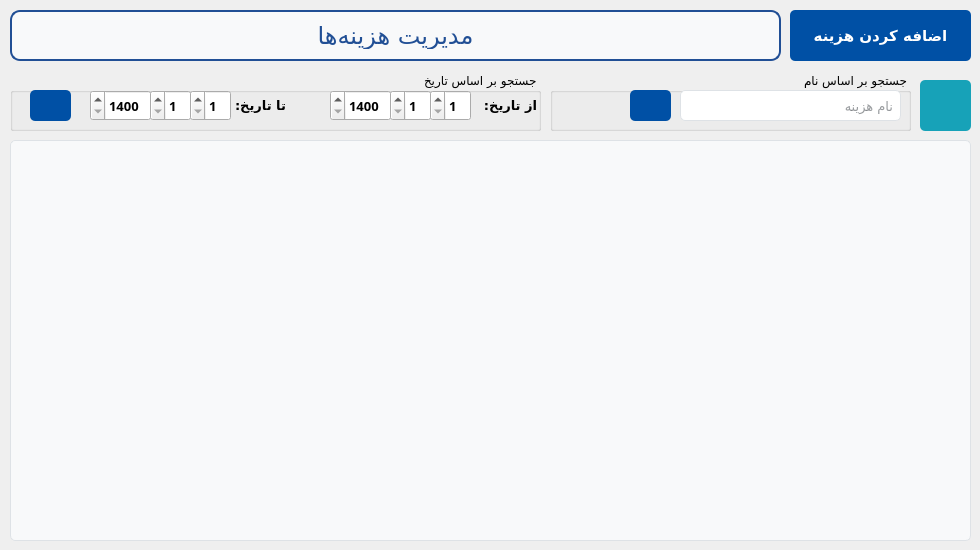
    <widget class="QWidget" name="tab_2">
     <attribute name="icon">
      <iconset resource="../../../../../Resources/resource.qrc">
       <normaloff>:/icons/money-bag.png</normaloff>:/icons/money-bag.png</iconset>
     </attribute>
     <attribute name="title">
      <string>هزینه‌ها</string>
     </attribute>
     <widget class="QPushButton" name="addExpense_btn">
      <property name="geometry">
       <rect>
        <x>790</x>
        <y>10</y>
        <width>181</width>
        <height>51</height>
       </rect>
      </property>
      <property name="font">
       <font>
        <family>Vazirmatn</family>
        <pointsize>11</pointsize>
        <weight>75</weight>
        <bold>true</bold>
        <underline>false</underline>
        <strikeout>false</strikeout>
       </font>
      </property>
      <property name="styleSheet">
       <string notr="true">QPushButton {
    background-color: #0050a5; /* Bootstrap primary blue */
    color: white; /* White text */
    border: none;
    border-radius: 5px; /* Rounded corners */
    padding: 10px 20px; /* Padding */
    text-align: center;
    text-decoration: none;
}

QPushButton:hover {
    background-color: #0056b3; /* Darker blue on hover */
}

QPushButton:pressed {
    background-color: #004085; /* Even darker blue on press */
}
</string>
      </property>
      <property name="text">
       <string>اضافه کردن هزینه</string>
      </property>
      <property name="icon">
       <iconset resource="../../../../../Resources/resource.qrc">
        <normaloff>:/icons/plus.png</normaloff>:/icons/plus.png</iconset>
      </property>
      <property name="iconSize">
       <size>
        <width>30</width>
        <height>30</height>
       </size>
      </property>
     </widget>
     <widget class="QGroupBox" name="groupBox_10">
      <property name="geometry">
       <rect>
        <x>550</x>
        <y>70</y>
        <width>361</width>
        <height>61</height>
       </rect>
      </property>
      <property name="font">
       <font>
        <family>Vazirmatn Black</family>
        <pointsize>9</pointsize>
       </font>
      </property>
      <property name="layoutDirection">
       <enum>Qt::RightToLeft</enum>
      </property>
      <property name="title">
       <string>جستجو بر اساس نام</string>
      </property>
      <property name="alignment">
       <set>Qt::AlignLeading|Qt::AlignLeft|Qt::AlignVCenter</set>
      </property>
      <widget class="QLineEdit" name="expenseName_txtbox">
       <property name="geometry">
        <rect>
         <x>130</x>
         <y>20</y>
         <width>221</width>
         <height>31</height>
        </rect>
       </property>
       <property name="font">
        <font>
         <family>Vazirmatn</family>
         <pointsize>10</pointsize>
        </font>
       </property>
       <property name="layoutDirection">
        <enum>Qt::RightToLeft</enum>
       </property>
       <property name="styleSheet">
        <string notr="true">/* Basic LineEdit styling */
QLineEdit {
    background-color: #ffffff; /* White background */
    border: 1px solid #dee2e6; /* Light grey border */
    border-radius: 5px; /* Rounded corners */
    color: #343a40; /* Dark grey text color */
    outline: none; /* Remove default outline */
	padding: 5px 5px;
}

/* Hover effect */
QLineEdit:hover {
    border: 1px solid #007bff; /* Blue border on hover */
}

/* Focus effect */
QLineEdit:focus {
    border: 1px solid #007bff; /* Blue border on focus */
}

/* Disabled state */
QLineEdit:disabled {
    background-color: #e9ecef; /* Light grey background when disabled */
    color: #6c757d; /* Grey text color when disabled */
}

</string>
       </property>
       <property name="locale">
        <locale language="Persian" country="Iran"/>
       </property>
       <property name="text">
        <string/>
       </property>
       <property name="placeholderText">
        <string>نام هزینه</string>
       </property>
      </widget>
      <widget class="QPushButton" name="searchExpenseByName_btn">
       <property name="geometry">
        <rect>
         <x>80</x>
         <y>20</y>
         <width>41</width>
         <height>31</height>
        </rect>
       </property>
       <property name="font">
        <font>
         <family>Vazirmatn</family>
         <pointsize>12</pointsize>
         <weight>75</weight>
         <bold>true</bold>
        </font>
       </property>
       <property name="styleSheet">
        <string notr="true">QPushButton {
    background-color: #0050a5; /* Bootstrap primary blue */
    color: white; /* White text */
    border: none;
    border-radius: 5px; /* Rounded corners */
    text-align: center;
    text-decoration: none;
}

QPushButton:hover {
    background-color: #0056b3; /* Darker blue on hover */
}

QPushButton:pressed {
    background-color: #004085; /* Even darker blue on press */
}
</string>
       </property>
       <property name="text">
        <string/>
       </property>
       <property name="icon">
        <iconset resource="../../../../../Resources/resource.qrc">
         <normaloff>:/icons/magnifying-glass.png</normaloff>:/icons/magnifying-glass.png</iconset>
       </property>
       <property name="iconSize">
        <size>
         <width>20</width>
         <height>20</height>
        </size>
       </property>
      </widget>
     </widget>
     <widget class="QGroupBox" name="groupBox_9">
      <property name="geometry">
       <rect>
        <x>10</x>
        <y>70</y>
        <width>531</width>
        <height>61</height>
       </rect>
      </property>
      <property name="font">
       <font>
        <family>Vazirmatn Black</family>
        <pointsize>9</pointsize>
       </font>
      </property>
      <property name="layoutDirection">
       <enum>Qt::RightToLeft</enum>
      </property>
      <property name="title">
       <string>جستجو بر اساس تاریخ</string>
      </property>
      <property name="alignment">
       <set>Qt::AlignLeading|Qt::AlignLeft|Qt::AlignVCenter</set>
      </property>
      <widget class="QSpinBox" name="fromDay_spnbox">
       <property name="geometry">
        <rect>
         <x>420</x>
         <y>20</y>
         <width>41</width>
         <height>31</height>
        </rect>
       </property>
       <property name="font">
        <font>
         <pointsize>10</pointsize>
         <weight>75</weight>
         <bold>true</bold>
        </font>
       </property>
       <property name="minimum">
        <number>1</number>
       </property>
       <property name="maximum">
        <number>31</number>
       </property>
      </widget>
      <widget class="QSpinBox" name="fromMonth_spnbox">
       <property name="geometry">
        <rect>
         <x>380</x>
         <y>20</y>
         <width>41</width>
         <height>31</height>
        </rect>
       </property>
       <property name="font">
        <font>
         <pointsize>10</pointsize>
         <weight>75</weight>
         <bold>true</bold>
        </font>
       </property>
       <property name="minimum">
        <number>1</number>
       </property>
       <property name="maximum">
        <number>12</number>
       </property>
      </widget>
      <widget class="QSpinBox" name="fromYear_spnbox">
       <property name="geometry">
        <rect>
         <x>320</x>
         <y>20</y>
         <width>61</width>
         <height>31</height>
        </rect>
       </property>
       <property name="font">
        <font>
         <pointsize>10</pointsize>
         <weight>75</weight>
         <bold>true</bold>
        </font>
       </property>
       <property name="minimum">
        <number>1400</number>
       </property>
       <property name="maximum">
        <number>1500</number>
       </property>
      </widget>
      <widget class="QPushButton" name="searchExpenseByDate_btn">
       <property name="geometry">
        <rect>
         <x>20</x>
         <y>20</y>
         <width>41</width>
         <height>31</height>
        </rect>
       </property>
       <property name="font">
        <font>
         <family>Vazirmatn</family>
         <pointsize>12</pointsize>
         <weight>75</weight>
         <bold>true</bold>
        </font>
       </property>
       <property name="styleSheet">
        <string notr="true">QPushButton {
    background-color: #0050a5; /* Bootstrap primary blue */
    color: white; /* White text */
    border: none;
    border-radius: 5px; /* Rounded corners */
    text-align: center;
    text-decoration: none;
}

QPushButton:hover {
    background-color: #0056b3; /* Darker blue on hover */
}

QPushButton:pressed {
    background-color: #004085; /* Even darker blue on press */
}
</string>
       </property>
       <property name="text">
        <string/>
       </property>
       <property name="icon">
        <iconset resource="../../../../../Resources/resource.qrc">
         <normaloff>:/icons/magnifying-glass.png</normaloff>:/icons/magnifying-glass.png</iconset>
       </property>
       <property name="iconSize">
        <size>
         <width>20</width>
         <height>20</height>
        </size>
       </property>
      </widget>
      <widget class="QSpinBox" name="toYear_spnbox">
       <property name="geometry">
        <rect>
         <x>80</x>
         <y>20</y>
         <width>61</width>
         <height>31</height>
        </rect>
       </property>
       <property name="font">
        <font>
         <pointsize>10</pointsize>
         <weight>75</weight>
         <bold>true</bold>
        </font>
       </property>
       <property name="minimum">
        <number>1400</number>
       </property>
       <property name="maximum">
        <number>1500</number>
       </property>
      </widget>
      <widget class="QSpinBox" name="toDay_spnbox">
       <property name="geometry">
        <rect>
         <x>180</x>
         <y>20</y>
         <width>41</width>
         <height>31</height>
        </rect>
       </property>
       <property name="font">
        <font>
         <pointsize>10</pointsize>
         <weight>75</weight>
         <bold>true</bold>
        </font>
       </property>
       <property name="minimum">
        <number>1</number>
       </property>
       <property name="maximum">
        <number>31</number>
       </property>
      </widget>
      <widget class="QSpinBox" name="toMonth_spnbox">
       <property name="geometry">
        <rect>
         <x>140</x>
         <y>20</y>
         <width>41</width>
         <height>31</height>
        </rect>
       </property>
       <property name="font">
        <font>
         <pointsize>10</pointsize>
         <weight>75</weight>
         <bold>true</bold>
        </font>
       </property>
       <property name="minimum">
        <number>1</number>
       </property>
       <property name="maximum">
        <number>12</number>
       </property>
      </widget>
      <widget class="QLabel" name="label_14">
       <property name="geometry">
        <rect>
         <x>460</x>
         <y>10</y>
         <width>81</width>
         <height>51</height>
        </rect>
       </property>
       <property name="font">
        <font>
         <pointsize>10</pointsize>
         <weight>75</weight>
         <bold>true</bold>
        </font>
       </property>
       <property name="text">
        <string>از تاریخ:</string>
       </property>
       <property name="alignment">
        <set>Qt::AlignCenter</set>
       </property>
      </widget>
      <widget class="QLabel" name="label_15">
       <property name="geometry">
        <rect>
         <x>210</x>
         <y>10</y>
         <width>81</width>
         <height>51</height>
        </rect>
       </property>
       <property name="font">
        <font>
         <pointsize>10</pointsize>
         <weight>75</weight>
         <bold>true</bold>
        </font>
       </property>
       <property name="text">
        <string>تا تاریخ:</string>
       </property>
       <property name="alignment">
        <set>Qt::AlignCenter</set>
       </property>
      </widget>
     </widget>
     <widget class="QListWidget" name="expense_lst">
      <property name="geometry">
       <rect>
        <x>10</x>
        <y>140</y>
        <width>961</width>
        <height>401</height>
       </rect>
      </property>
      <property name="font">
       <font>
        <family>Vazirmatn</family>
        <pointsize>12</pointsize>
       </font>
      </property>
      <property name="layoutDirection">
       <enum>Qt::RightToLeft</enum>
      </property>
      <property name="styleSheet">
       <string notr="true">/* Basic ListWidget styling */
QListWidget {
    background-color: #f8f9fa; /* Light grey background */
    border: 1px solid #dee2e6; /* Border color */
    border-radius: 5px; /* Rounded corners */
    padding: 5px; /* Padding inside the list */
    outline: 0; /* Remove focus indicator */
}

/* Item styling */
QListWidget::item {
    padding: 10px 15px; /* Padding for each item */
    margin: 5px 0; /* Margin between items */
    background-color: #ffffff; /* White background for items */
    border-radius: 5px; /* Rounded corners for items */
    color: #343a40; /* Dark grey text color */
    outline: 0; /* Remove focus indicator */
}

/* Hover effect for items */
QListWidget::item:hover {
    background-color: #e9ecef; /* Light grey background on hover */
}

/* Selected item styling */
QListWidget::item:selected {
    background-color: #0050a5;
	color: white;
}

/* Scroll bar styling */
QScrollBar:vertical {
    background: #f8f9fa; /* Light grey background for the scroll bar */
    width: 12px; /* Width of the vertical scroll bar */
    margin: 22px 0 22px 0; /* Margin to fit the top and bottom arrows */
    border: 1px solid #dee2e6; /* Border color */
    border-radius: 5px; /* Rounded corners */
}

QScrollBar::handle:vertical {
    background: #ced4da; /* Medium grey handle */
    min-height: 20px; /* Minimum height of the handle */
    border-radius: 5px; /* Rounded corners */
}

QScrollBar::add-line:vertical,
QScrollBar::sub-line:vertical {
    background: #ced4da; /* Medium grey for arrows */
    height: 20px;
    subcontrol-origin: margin;
    subcontrol-position: top;
    border-radius: 5px; /* Rounded corners */
}

QScrollBar::add-page:vertical, QScrollBar::sub-page:vertical {
    background: none;
}
</string>
      </property>
     </widget>
     <widget class="QLabel" name="label_10">
      <property name="geometry">
       <rect>
        <x>10</x>
        <y>10</y>
        <width>771</width>
        <height>51</height>
       </rect>
      </property>
      <property name="font">
       <font>
        <family>A Rezvan-fat</family>
        <pointsize>18</pointsize>
        <weight>50</weight>
        <bold>false</bold>
       </font>
      </property>
      <property name="layoutDirection">
       <enum>Qt::RightToLeft</enum>
      </property>
      <property name="autoFillBackground">
       <bool>false</bool>
      </property>
      <property name="styleSheet">
       <string notr="true">/* Basic styling for the company name label */
QLabel {
	color: rgb(33, 79, 149);
    
    padding: 10px; /* Padding around the text */
    border: 2px solid  rgb(33, 79, 149); /* Optional: Border with the same blue color */
    border-radius: 10px; /* Rounded corners */
    background-color: #f8f9fa; /* Light grey background to make it stand out */
    text-align: center; /* Center-align the text */
}

/* Hover effect */
QLabe:hover {
    color: #0056b3; /* Darker blue on hover */
    border-color: #0056b3; /* Match border color on hover */
}
</string>
      </property>
      <property name="text">
       <string>مدیریت هزینه‌ها</string>
      </property>
      <property name="alignment">
       <set>Qt::AlignCenter</set>
      </property>
     </widget>
     <widget class="QPushButton" name="refreshExpenseList_btn">
      <property name="geometry">
       <rect>
        <x>920</x>
        <y>80</y>
        <width>51</width>
        <height>51</height>
       </rect>
      </property>
      <property name="font">
       <font>
        <family>Vazirmatn</family>
        <pointsize>11</pointsize>
        <weight>75</weight>
        <bold>true</bold>
        <underline>false</underline>
        <strikeout>false</strikeout>
       </font>
      </property>
      <property name="layoutDirection">
       <enum>Qt::RightToLeft</enum>
      </property>
      <property name="styleSheet">
       <string notr="true">QPushButton {
    background-color: #17a2b8; /* Bootstrap primary blue */
    color: white; /* White text */
    border: none;
    border-radius: 5px; /* Rounded corners */
    text-align: center;
    padding: 10px 20px; /* Padding */
    text-decoration: none;
}

QPushButton:hover {
background-color: rgb(17, 122, 138);

}

QPushButton:pressed {
background-color: rgb(12, 89, 99);
    
}
</string>
      </property>
      <property name="text">
       <string/>
      </property>
      <property name="icon">
       <iconset resource="../../../../../Resources/resource.qrc">
        <normaloff>:/icons/refresh-arrow.png</normaloff>:/icons/refresh-arrow.png</iconset>
      </property>
      <property name="iconSize">
       <size>
        <width>35</width>
        <height>35</height>
       </size>
      </property>
     </widget>
    </widget>
